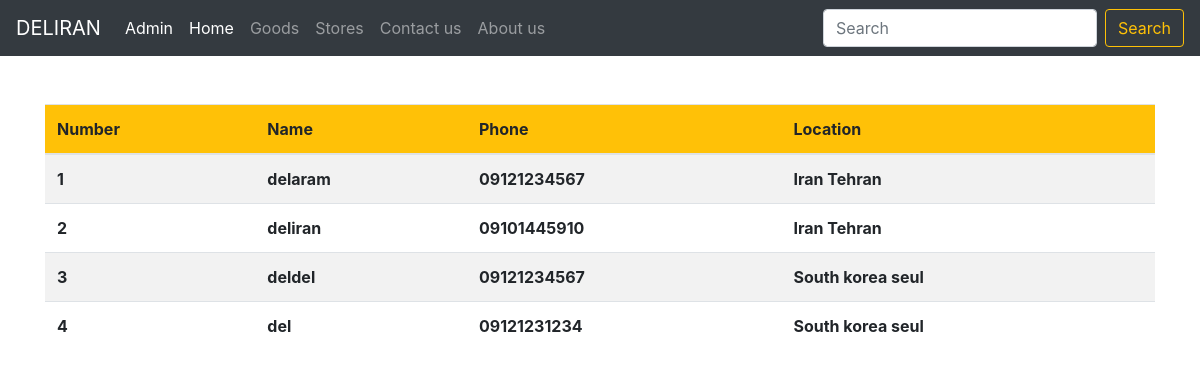
The page /stores/ on the database its author committed.
### person/models.py (models this page shows, shortened)
class Store(models.Model):
    name = models.CharField(max_length=100, blank=False, unique=True)
    phone = models.CharField(max_length=15, validators=[PHONE_REGEX])
    location = models.CharField(max_length=200)
    about_store = models.TextField()

### person/views.py (the view)
# urls.py: path("stores/", AllStores.as_view(), name="AllStores")
class AllStores(ListView):
    model = Store
    template_name = "store_list.html"

### template/store_list.html (shortened to what this page needs)
{% extends "base.html" %}
{% block content %}
    <div class="container mt-5">
        <table class="table table-striped">
            <thead class="bg-warning">
                <tr>
                  <th scope="col">Number</th>
                  <th scope="col">Name</th>
                  <th scope="col">Phone</th>
                  <th scope="col">Location</th>
                </tr>
            </thead>
            <tbody>
                {% for store in store_list %}
                <tr>
                    <th scope="row">{{forloop.counter}}</th>
                    <th >{{store.name}}</th>
                    <th >{{store.phone}}</th>
                    <th >{{store.location}}</th>
                </tr>
                {% endfor %}
            </tbody>
        </table>
    </div>
{% endblock %}

### rows shown on the page
Store: name "delaram", phone "09121234567", location "Iran Tehran"
Store: name "deliran", phone "09101445910", location "Iran Tehran"
Store: name "deldel", phone "09121234567", location "South korea seul"
Store: name "del", phone "09121231234", location "South korea seul"
